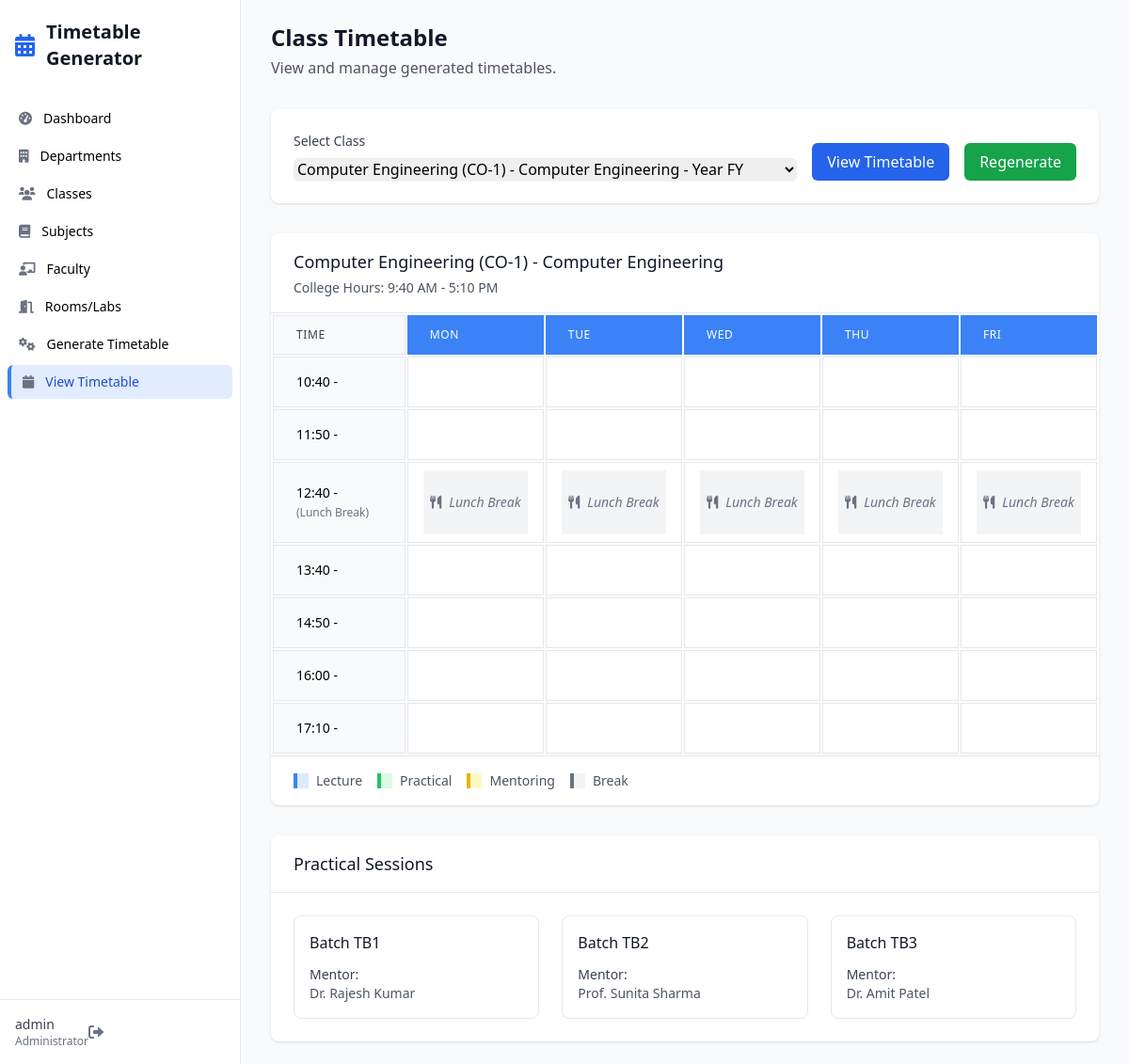
Screenshot of /view-timetable?class_id=1 (signed in) with the database file from the repository.
### app.py (models this page shows, shortened)
class User(UserMixin, db.Model):
    id = db.Column(db.Integer, primary_key=True)
    username = db.Column(db.String(80), unique=True, nullable=False)
    email = db.Column(db.String(120), unique=True, nullable=False)
    password_hash = db.Column(db.String(200))
    is_admin = db.Column(db.Boolean, default=False)
    created_at = db.Column(db.DateTime, default=datetime.utcnow)

class Class(db.Model):
    id = db.Column(db.Integer, primary_key=True)
    name = db.Column(db.String(50), nullable=False)
    code = db.Column(db.String(20), unique=True, nullable=False)
    year = db.Column(db.String(10), nullable=False)  # FY, SY, TY
    department_id = db.Column(db.Integer, db.ForeignKey('department.id'), nullable=False)
    semester = db.Column(db.Integer, nullable=False)
    strength = db.Column(db.Integer, default=60)
    created_at = db.Column(db.DateTime, default=datetime.utcnow)
    subjects = db.relationship('ClassSubject', backref='class_ref', lazy=True)
    batches = db.relationship('Batch', backref='class_ref', lazy=True)
    timetable = db.relationship('Timetable', backref='class_ref', lazy=True)

class Department(db.Model):
    id = db.Column(db.Integer, primary_key=True)
    code = db.Column(db.String(10), unique=True, nullable=False)
    name = db.Column(db.String(100), nullable=False)
    description = db.Column(db.Text)
    created_at = db.Column(db.DateTime, default=datetime.utcnow)
    classes = db.relationship('Class', backref='department', lazy=True)
    faculty = db.relationship('Faculty', backref='department', lazy=True)

class Batch(db.Model):
    id = db.Column(db.Integer, primary_key=True)
    name = db.Column(db.String(10), nullable=False)  # TB1, TB2, TB3
    code = db.Column(db.String(30), unique=True, nullable=False)
    class_id = db.Column(db.Integer, db.ForeignKey('class.id'), nullable=False)
    mentor_id = db.Column(db.Integer, db.ForeignKey('faculty.id'))
    created_at = db.Column(db.DateTime, default=datetime.utcnow)
    practical_slots = db.relationship('PracticalSlot', backref='batch', lazy=True)

class Faculty(db.Model):
    id = db.Column(db.Integer, primary_key=True)
    employee_id = db.Column(db.String(20), unique=True, nullable=False)
    name = db.Column(db.String(100), nullable=False)
    email = db.Column(db.String(120), unique=True, nullable=False)
    phone = db.Column(db.String(15))
    department_id = db.Column(db.Integer, db.ForeignKey('department.id'))
    designation = db.Column(db.String(50))
    qualification = db.Column(db.String(100))
    max_hours_per_day = db.Column(db.Integer, default=4)
    max_hours_per_week = db.Column(db.Integer, default=20)
    availability = db.Column(db.Text, default='{}')  # JSON storing availability per day
    created_at = db.Column(db.DateTime, default=datetime.utcnow)
    class_subjects = db.relationship('ClassSubject', backref='faculty_ref', lazy=True)
    mentored_batches = db.relationship('Batch', backref='mentor', lazy=True)
    timetable_entries = db.relationship('Timetable', backref='faculty_ref', lazy=True)

### app.py (the view)
@app.route('/view-timetable')
@login_required
def view_timetable():
    class_id = request.args.get('class_id', type=int)
    classes = Class.query.all()
    timetable_data = None
    time_slots = app.config['TIME_SLOTS']
    if class_id:
        timetable_entries = Timetable.query.filter_by(class_id=class_id)\
            .order_by(Timetable.day, Timetable.slot_number).all()
        timetable_data = {}
        days = app.config['DAYS']
        slots = list(range(7))
        for day in days:
            timetable_data[day] = {}
            for slot in slots:
                entries = [e for e in timetable_entries if e.day == day and e.slot_number == slot]
                timetable_data[day][slot] = entries
    return render_template('timetable.html',
                         classes=classes,
                         class_id=class_id,
                         timetable_data=timetable_data,
                         time_slots=time_slots)

### app.py (called while the page is built)
@login_manager.user_loader
def load_user(user_id):
    return db.session.get(User, int(user_id))

### templates/timetable.html (shortened to what this page needs)
{% extends "base.html" %}
{% block content %}
<div class="mb-8">
    <h2 class="text-2xl font-bold text-gray-900">Class Timetable</h2>
    <p class="mt-1 text-gray-600">View and manage generated timetables.</p>
</div>
<div class="bg-white rounded-lg shadow p-6 mb-8">
    <form method="GET" action="{{ url_for('view_timetable') }}" class="flex items-end space-x-4">
        <div class="flex-1">
            <label for="class_id" class="block text-sm font-medium text-gray-700 mb-2">Select Class</label>
            <select id="class_id" name="class_id"
                    class="block w-full rounded-md border-gray-300 shadow-sm focus:border-primary-500 focus:ring-primary-500">
                {% for cls in classes %}
                <option value="{{ cls.id }}" {% if class_id == cls.id %}selected{% endif %}>
                    {{ cls.name }} ({{ cls.code }}) - {{ cls.department.name }} - Year {{ cls.year }}
                </option>
                {% endfor %}
            </select>
        </div>
        <button type="submit" class="px-4 py-2 bg-primary-600 text-white rounded-md hover:bg-primary-700">
            View Timetable
        </button>
        {% if class_id %}
        <a href="{{ url_for('run_timetable_generation', class_id=class_id) }}"
           class="px-4 py-2 bg-green-600 text-white rounded-md hover:bg-green-700">
            Regenerate
        </a>
        {% endif %}
    </form>
</div>
{% if timetable_data %}
<div class="bg-white rounded-lg shadow overflow-hidden">
    <div class="px-6 py-4 border-b border-gray-200">
        <h3 class="text-lg font-medium text-gray-900">
            {% for cls in classes %}
                {% if cls.id == class_id %}
                    {{ cls.name }} ({{ cls.code }}) - {{ cls.department.name }}
                {% endif %}
            {% endfor %}
        </h3>
        <p class="text-sm text-gray-600 mt-1">College Hours: 9:40 AM - 5:10 PM</p>
    </div>
    <div class="overflow-x-auto">
        <table class="min-w-full timetable">
            <thead>
                <tr>
                    <th class="time-header px-6 py-3 text-left text-xs font-medium text-gray-700 uppercase tracking-wider">Time</th>
                    {% for day in ['Monday', 'Tuesday', 'Wednesday', 'Thursday', 'Friday'] %}
                    <th class="day-header px-6 py-3 text-left text-xs font-medium uppercase tracking-wider">{{ day[:3] }}</th>
                    {% endfor %}
                </tr>
            </thead>
            <tbody class="bg-white">
                {% for slot in range(7) %}
                <tr>
                    <td class="time-header px-6 py-4 whitespace-nowrap text-sm font-medium">
                        {{ time_slots[slot][1] }} - {{ time_slots[slot][2] }}
                        {% if slot == 2 %}
                            <br><span class="text-xs text-gray-500">(Lunch Break)</span>
                        {% endif %}
                    </td>
                    {% for day in ['Monday', 'Tuesday', 'Wednesday', 'Thursday', 'Friday'] %}
                    <td class="timetable-cell px-4 py-2 text-sm">
                        {% if slot == 2 %}
                            <div class="break-cell py-6">
                                <i class="fas fa-utensils mr-2"></i>Lunch Break
                            </div>
                        {% endif %}
                    </td>
                    {% endfor %}
                </tr>
                {% endfor %}
            </tbody>
        </table>
    </div>
    <div class="px-6 py-4 border-t border-gray-200">
        <div class="flex flex-wrap gap-4">
            <div class="flex items-center">
                <div class="w-4 h-4 bg-blue-100 border-l-4 border-blue-500 mr-2"></div>
                <span class="text-sm text-gray-600">Lecture</span>
            </div>
            <div class="flex items-center">
                <div class="w-4 h-4 bg-green-100 border-l-4 border-green-500 mr-2"></div>
                <span class="text-sm text-gray-600">Practical</span>
            </div>
            <div class="flex items-center">
                <div class="w-4 h-4 bg-yellow-100 border-l-4 border-yellow-500 mr-2"></div>
                <span class="text-sm text-gray-600">Mentoring</span>
            </div>
            <div class="flex items-center">
                <div class="w-4 h-4 bg-gray-100 border-l-4 border-gray-500 mr-2"></div>
                <span class="text-sm text-gray-600">Break</span>
            </div>
        </div>
    </div>
</div>
<div class="mt-8 bg-white rounded-lg shadow">
    <div class="px-6 py-4 border-b border-gray-200">
        <h3 class="text-lg font-medium text-gray-900">Practical Sessions</h3>
    </div>
    <div class="p-6">
        <div class="grid grid-cols-1 md:grid-cols-3 gap-6">
            {% for batch in ['TB1', 'TB2', 'TB3'] %}
            <div class="border border-gray-200 rounded-lg p-4">
                <h4 class="font-medium text-gray-900 mb-3">Batch {{ batch }}</h4>
                <div class="space-y-2">
                    {% for cls in classes %}
                        {% if cls.id == class_id %}
                            {% for b in cls.batches %}
                                {% if b.name == batch %}
                                    <div class="text-sm">
                                        <div class="font-medium text-gray-700">Mentor:</div>
                                        <div class="text-gray-600">
                                            {% if b.mentor %}
                                                {{ b.mentor.name }}
                                            {% else %}
                                                <span class="text-red-500">Not assigned</span>
                                            {% endif %}
                                        </div>
                                    </div>
                                {% endif %}
                            {% endfor %}
                        {% endif %}
                    {% endfor %}
                </div>
            </div>
            {% endfor %}
        </div>
    </div>
</div>
{% else %}
<div class="bg-blue-50 border border-blue-200 rounded-lg p-6 text-center">
    <i class="fas fa-calendar text-blue-500 text-3xl mb-4"></i>
    <h3 class="text-lg font-medium text-blue-800 mb-2">Select a Class</h3>
    <p class="text-blue-700">Choose a class from the dropdown above to view its timetable.</p>
</div>
{% endif %}
{% endblock %}

### templates/base.html (shortened to what this page needs)
<!DOCTYPE html>
<html lang="en" class="h-full bg-gray-50">
<head>
    <script src="https://cdn.tailwindcss.com"></script>
    <link href="https://cdnjs.cloudflare.com/ajax/libs/font-awesome/6.0.0/css/all.min.css" rel="stylesheet">
</head>
<body class="h-full">
    {% if current_user.is_authenticated %}
    <div class="min-h-full">
        <div class="hidden lg:fixed lg:inset-y-0 lg:flex lg:w-64 lg:flex-col">
            <div class="flex min-h-0 flex-1 flex-col border-r border-gray-200 bg-white">
                <div class="flex flex-1 flex-col overflow-y-auto pt-5 pb-4">
                    <div class="flex flex-shrink-0 items-center px-4">
                        <i class="fas fa-calendar-alt text-primary-600 text-2xl mr-3"></i>
                        <h1 class="text-xl font-bold text-gray-900">Timetable Generator</h1>
                    </div>
                    <nav class="mt-8 flex-1 space-y-1 px-2">
                        <a href="{{ url_for('dashboard') }}" class="sidebar-link group flex items-center px-3 py-2 text-sm font-medium rounded-md {% if request.endpoint == 'dashboard' %}active{% endif %}">
                            <i class="fas fa-tachometer-alt text-gray-500 mr-3 flex-shrink-0"></i>
                            Dashboard
                        </a>
                        <a href="{{ url_for('manage_departments') }}" class="sidebar-link group flex items-center px-3 py-2 text-sm font-medium rounded-md {% if request.endpoint == 'manage_departments' %}active{% endif %}">
                            <i class="fas fa-building text-gray-500 mr-3 flex-shrink-0"></i>
                            Departments
                        </a>
                        <a href="{{ url_for('manage_classes') }}" class="sidebar-link group flex items-center px-3 py-2 text-sm font-medium rounded-md {% if request.endpoint == 'manage_classes' %}active{% endif %}">
                            <i class="fas fa-users text-gray-500 mr-3 flex-shrink-0"></i>
                            Classes
                        </a>
                        <a href="{{ url_for('manage_subjects') }}" class="sidebar-link group flex items-center px-3 py-2 text-sm font-medium rounded-md {% if request.endpoint == 'manage_subjects' %}active{% endif %}">
                            <i class="fas fa-book text-gray-500 mr-3 flex-shrink-0"></i>
                            Subjects
                        </a>
                        <a href="{{ url_for('manage_faculty') }}" class="sidebar-link group flex items-center px-3 py-2 text-sm font-medium rounded-md {% if request.endpoint == 'manage_faculty' %}active{% endif %}">
                            <i class="fas fa-chalkboard-teacher text-gray-500 mr-3 flex-shrink-0"></i>
                            Faculty
                        </a>
                        <a href="{{ url_for('manage_rooms') }}" class="sidebar-link group flex items-center px-3 py-2 text-sm font-medium rounded-md {% if request.endpoint == 'manage_rooms' %}active{% endif %}">
                            <i class="fas fa-door-open text-gray-500 mr-3 flex-shrink-0"></i>
                            Rooms/Labs
                        </a>
                        <a href="{{ url_for('generate_timetable') }}" class="sidebar-link group flex items-center px-3 py-2 text-sm font-medium rounded-md {% if request.endpoint == 'generate_timetable' %}active{% endif %}">
                            <i class="fas fa-cogs text-gray-500 mr-3 flex-shrink-0"></i>
                            Generate Timetable
                        </a>
                        <a href="{{ url_for('view_timetable') }}" class="sidebar-link group flex items-center px-3 py-2 text-sm font-medium rounded-md {% if request.endpoint == 'view_timetable' %}active{% endif %}">
                            <i class="fas fa-calendar text-gray-500 mr-3 flex-shrink-0"></i>
                            View Timetable
                        </a>
                    </nav>
                </div>
                <div class="flex flex-shrink-0 border-t border-gray-200 p-4">
                    <div class="flex items-center">
                        <div>
                            <p class="text-sm font-medium text-gray-700">{{ current_user.username }}</p>
                            <p class="text-xs text-gray-500">Administrator</p>
                        </div>
                        <a href="{{ url_for('logout') }}" class="ml-auto">
                            <i class="fas fa-sign-out-alt text-gray-500 hover:text-red-500"></i>
                        </a>
                    </div>
                </div>
            </div>
        </div>
        <div class="lg:pl-64">
            <div class="flex flex-col">
                <main class="flex-1">
                    <div class="py-6">
                        <div class="mx-auto max-w-7xl px-4 sm:px-6 lg:px-8">
                            {% block content %}{% endblock %}
                        </div>
                    </div>
                </main>
            </div>
        </div>
    </div>
    {% else %}
        {% block auth_content %}{% endblock %}
    {% endif %}
</body>
</html>

### templates/base.html (style rules this page uses)
.sidebar-link.active { background-color: rgba(59, 130, 246, 0.15); border-left: 4px solid #3b82f6; color: #1d4ed8; }
.timetable-cell { min-height: 80px; border: 1px solid #e5e7eb; }

### templates/timetable.html (style rules this page uses)
.timetable { border-collapse: separate; border-spacing: 2px; }
.time-header { background-color: #f8fafc; font-weight: 600; border: 1px solid #e2e8f0; }
.day-header { background-color: #3b82f6; color: white; font-weight: 600; }
.timetable-cell { min-height: 100px; border: 1px solid #e5e7eb; padding: 4px; vertical-align: top; position: relative; }
.break-cell { background-color: #f3f4f6; text-align: center; font-style: italic; color: #6b7280; }

### rows the page displays
User: username "admin"
Class: name "Computer Engineering", code "CO-1", department.name "Computer Engineering"
Batch: mentor.name "Dr. Rajesh Kumar"
Batch: mentor.name "Prof. Sunita Sharma"
Batch: mentor.name "Dr. Amit Patel"

### other values shown
{{ day[:3] }} "MON" "TUE" "WED" "THU" "FRI"
{{ time_slots[slot][1] }} "10:40" "11:50" "12:40" "13:40" "14:50" "16:00" "17:10"
{{ batch }} "TB1" "TB2" "TB3"
form field class_id "Computer Engineering (CO-1) - Computer Engineering - Year FY"
